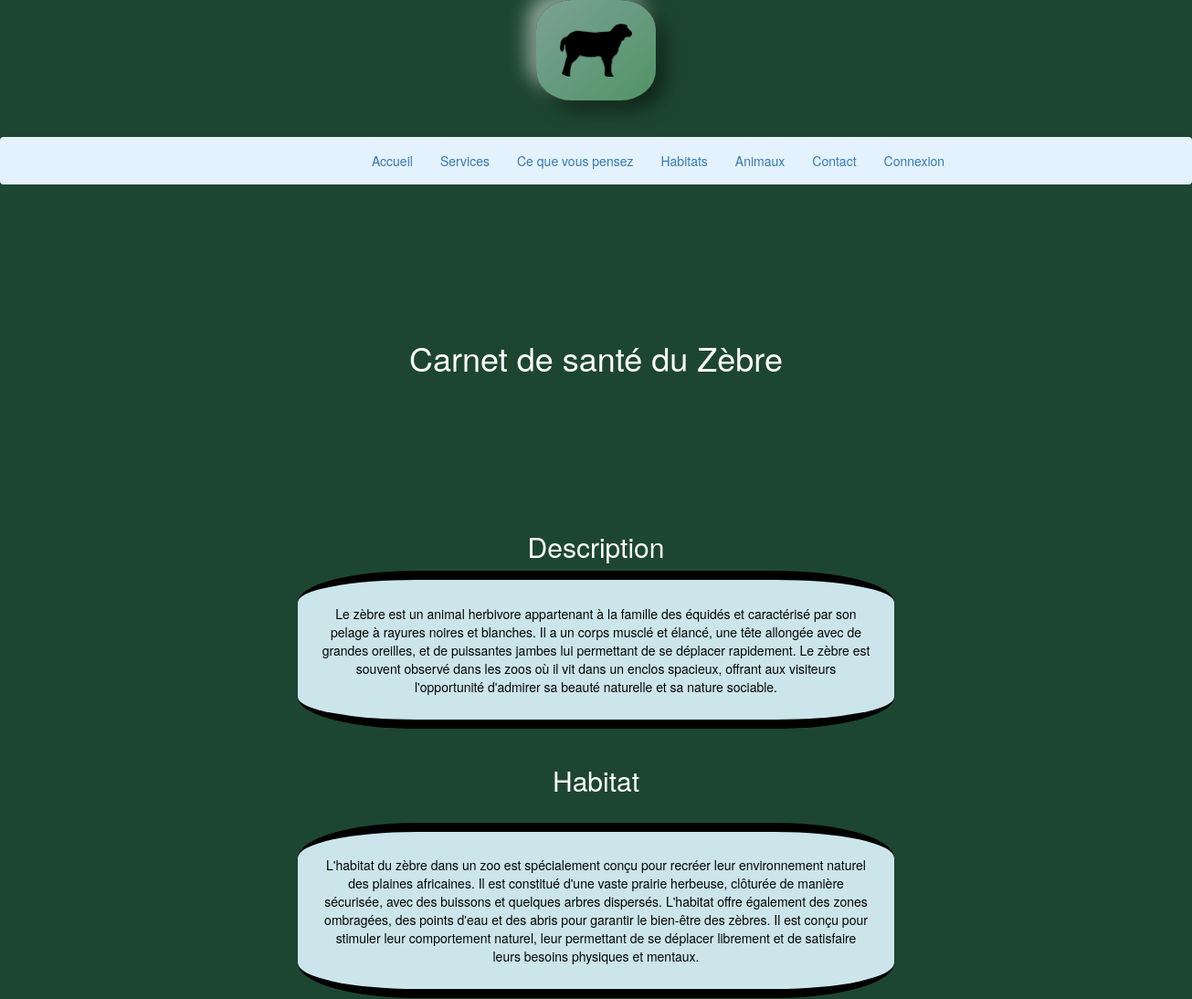
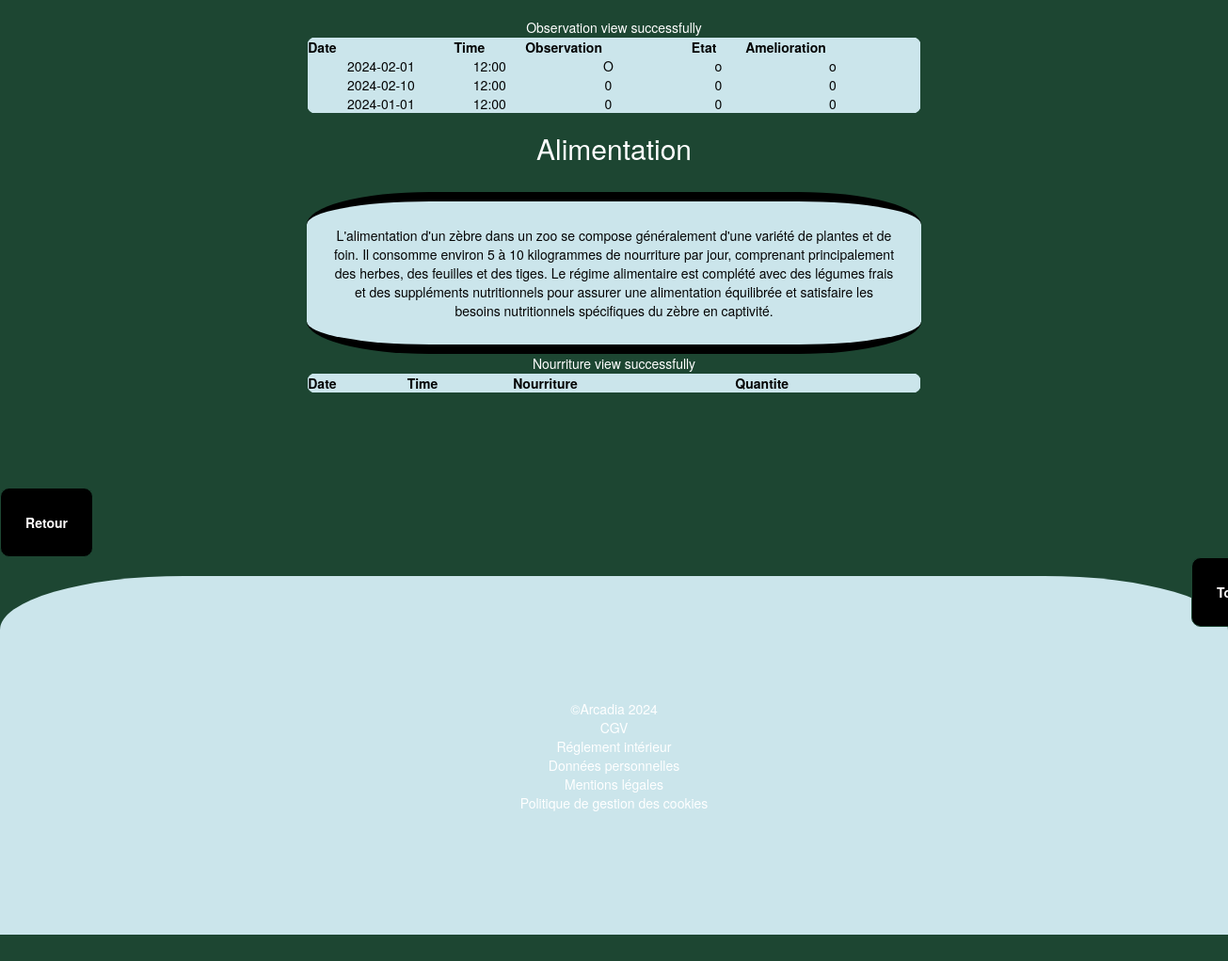
/php/zebre_sante.php, run on the app's committed database (2 pictures, top to bottom).
### tables this page shows
CREATE TABLE  `observation` (
  `id` int NOT NULL AUTO_INCREMENT,
  `animal` varchar(255) NOT NULL,
  `date` date NOT NULL,
  `time` tinytext NOT NULL,
  `observation` varchar(255) NOT NULL,
  `etat` varchar(255) NOT NULL,
  `amelioration` varchar(255) NOT NULL,
  PRIMARY KEY (`id`)
);

### php/zebre_sante.php (the view, shortened to what this page needs)
<!DOCTYPE html>
<html lang="fr">
<head>
  <link rel="stylesheet" href="https://maxcdn.bootstrapcdn.com/bootstrap/3.4.1/css/bootstrap.min.css">
  <link rel="stylesheet" type="text/css" href="../css/styles.css" />
</head>
<body class='vitrine-accueil'>
  <?php include "_partial/header.php"; ?>
  <br>
  <?php include "_partial/navbar.php"; ?>
  <br>
  <h1>Carnet de santé du Zèbre</h1>
  <br>
  <h2>Description</h2>
  <p class="ac-p">Le zèbre est un animal herbivore appartenant à la famille des équidés et caractérisé par son pelage à rayures noires et blanches. Il a un corps musclé et élancé, une tête allongée avec de grandes oreilles, et de puissantes jambes lui permettant de se déplacer rapidement. Le zèbre est souvent observé dans les zoos où il vit dans un enclos spacieux, offrant aux visiteurs l'opportunité d'admirer sa beauté naturelle et sa nature sociable.</p>
  <br>
  <h2>Habitat</h2>
  <br>
  <p class="ac-p">L'habitat du zèbre dans un zoo est spécialement conçu pour recréer leur environnement naturel des plaines africaines. Il est constitué d'une vaste prairie herbeuse, clôturée de manière sécurisée, avec des buissons et quelques arbres dispersés. L'habitat offre également des zones ombragées, des points d'eau et des abris pour garantir le bien-être des zèbres. Il est conçu pour stimuler leur comportement naturel, leur permettant de se déplacer librement et de satisfaire leurs besoins physiques et mentaux.</p>
  <br>
  <?php
  require 'connexion.php';
  $query = "SELECT * FROM observation WHERE animal = 'zebre'";
  $resultat = mysqli_query($conn, $query);
  $row = mysqli_fetch_all($resultat, MYSQLI_ASSOC);
  if ($resultat === false) {
    die("Error executing view: $result");
  } else {
    echo "Observation view successfully";
  }
  ?>
  <table class="border-form">
    <tr>
      <th>Date</th>
      <th>Time</th>
      <th>Observation</th>
      <th>Etat</th>
      <th>Amelioration</th>
    </tr>
    <?php foreach ($row as $rows) : ?>
      <tr>
        <td><?php echo $rows['date']; ?></td>
        <td><?php echo $rows['time']; ?></td>
        <td><?php echo $rows['observation']; ?></td>
        <td><?php echo $rows['etat']; ?></td>
        <td><?php echo $rows['amelioration']; ?></td>
      </tr>
    <?php endforeach; ?>
  </table>
  <h2>Alimentation</h2>
  <br>
  <p class="ac-p">L'alimentation d'un zèbre dans un zoo se compose généralement d'une variété de plantes et de foin. Il consomme environ 5 à 10 kilogrammes de nourriture par jour, comprenant principalement des herbes, des feuilles et des tiges. Le régime alimentaire est complété avec des légumes frais et des suppléments nutritionnels pour assurer une alimentation équilibrée et satisfaire les besoins nutritionnels spécifiques du zèbre en captivité.</p>
  <?php
  $sql = "SELECT * FROM alimentation WHERE animal = 'zebre'";
  $result = mysqli_query($conn, $sql);
  if ($result === false) {
    die("Error executing view: $result");
  } else {
    echo "Nourriture view successfully";
  }
  ?>
  <table class="border-form">
    <tr>
      <th>Date</th>
      <th>Time</th>
      <th>Nourriture</th>
      <th>Quantite</th>
    </tr>
  </table>
  <br>
  <br>
  <?php include "_partial/footer.php"; ?>
  <br>
</body>
</html>

### css/styles.css (style rules this page uses)
h1 { margin: 10%; }
.vitrine-accueil { background-color: #1d4632; text-align: center; color: white; }
.border-form { border: #1d4632 solid 1px; border-radius: 10px; padding: 2%; margin: 0 auto; width: 50%; background-color: #cbe5eb; color: #040404; }
.ac-p { border-radius: 20%; border-top: #000000 solid 10px; border-bottom: #000000 solid 10px; border-right: transparent; padding: 2%; margin: 0 auto; width: 50%; background-color: #cbe5eb; color: #040404; }

### data on the page
observation: date "2024-02-01", time "12:00", observation "O", etat "o", amelioration "o"
observation: date "2024-02-10", time "12:00", observation "0", etat "0", amelioration "0"
observation: date "2024-01-01", time "12:00", observation "0", etat "0", amelioration "0"
